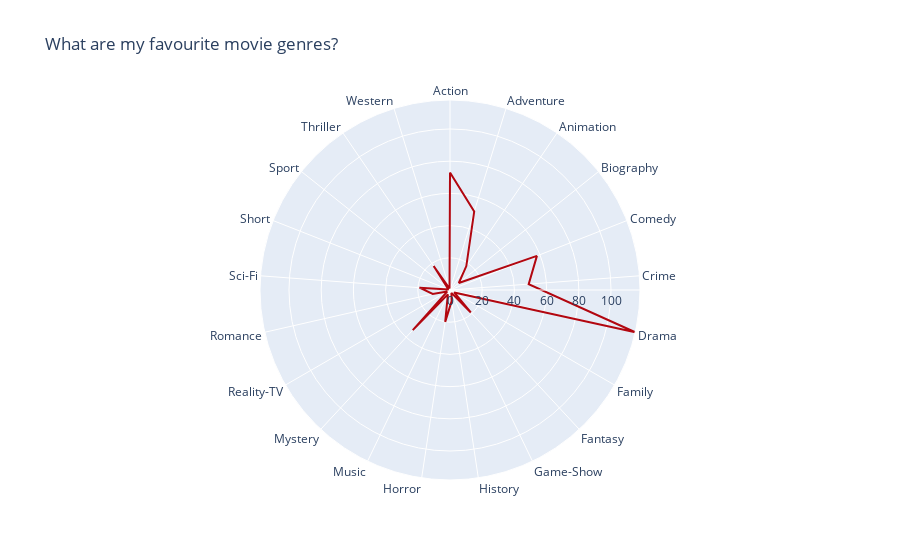

The cell this chart's notebook holds for it:
### Code cell
fig

### Figure 1 — Plotly figure (JSON) as saved in the notebook; plotly's stock layout.template omitted (floating-point values rounded to 4 significant figures)
{"data": [{"hovertemplate": "Title_imdb=%{r}<br>Genre=%{theta}<extra></extra>", "legendgroup": "", "line": {"color": "#b20710", "dash": "solid"}, "marker": {"symbol": "circle"}, "mode": "lines", "name": "", "r": [73, 51, 18, 7, 58, 49, 118, 3, 19, 2, 7, 20, 3, 34, 2, 11, 19, 1, 2, 18, 1, 73], "showlegend": false, "subplot": "polar", "theta": ["Action", "Adventure", "Animation", "Biography", "Comedy", "Crime", "Drama", "Family", "Fantasy", "Game-Show", "History", "Horror", "Music", "Mystery", "Reality-TV", "Romance", "Sci-Fi", "Short", "Sport", "Thriller", "Western", "Action"], "type": "scatterpolar"}], "layout": {"legend": {"tracegroupgap": 0}, "polar": {"angularaxis": {"direction": "clockwise", "rotation": 90}, "domain": {"x": [0, 1], "y": [0, 1]}}, "title": {"text": "What are my favourite movie genres?"}}}
